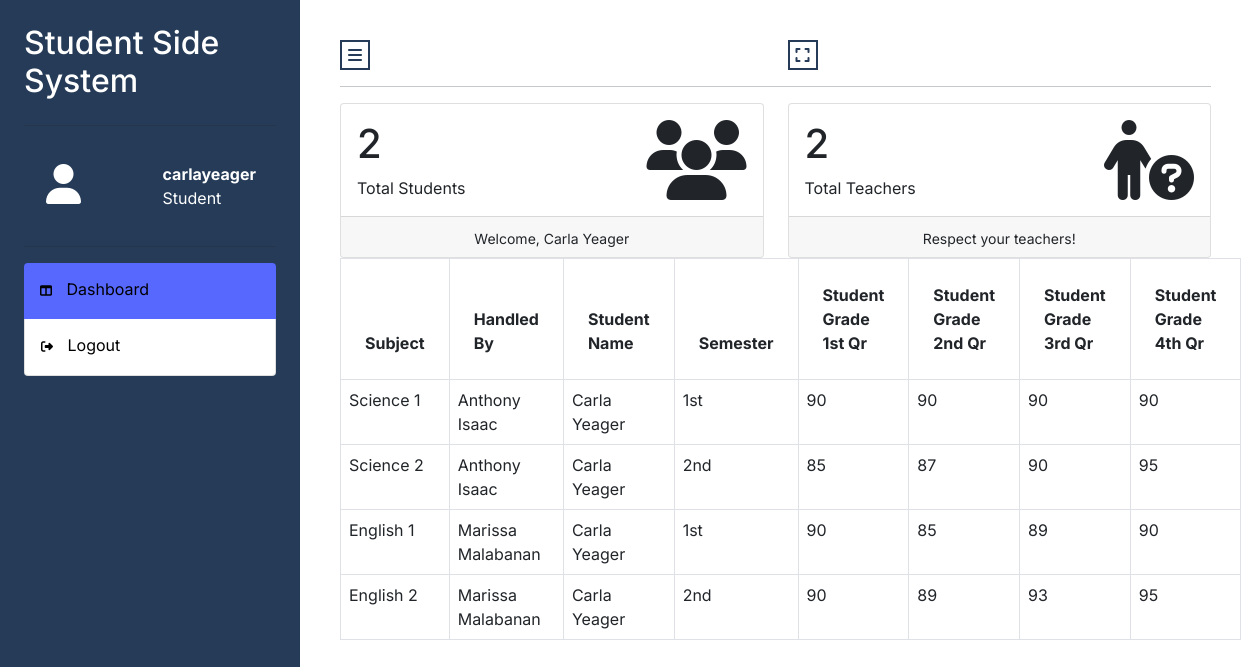
The page /studentside/dashboard.php (signed in) on the database its author committed.
### tables this page shows
CREATE TABLE `students` (
  `id` int(11) NOT NULL,
  `email` varchar(255) NOT NULL,
  `username` varchar(255) NOT NULL,
  `password` varchar(255) NOT NULL,
  `fullname` varchar(255) NOT NULL,
  `status` varchar(255) NOT NULL,
  `section` varchar(255) NOT NULL
);

CREATE TABLE `grades` (
  `id` int(11) NOT NULL,
  `studentname` varchar(255) NOT NULL,
  `subject` varchar(255) NOT NULL,
  `handledby` varchar(255) NOT NULL,
  `semester` varchar(255) NOT NULL,
  `studentg1stqr` int(11) NOT NULL,
  `studentg2ndqr` int(11) NOT NULL,
  `studentg3rdqr` int(11) NOT NULL,
  `studentg4thqr` int(11) NOT NULL
);

### assets/studentauth.php (called while the page is built)
<?php
$id = $_SESSION['id'];
$query = "SELECT * FROM students WHERE id = :id";
$statement = $conn->prepare($query);
$data = [':id' => $id];
$statement->execute($data);
$statement->setFetchMode(PDO::FETCH_OBJ);
$result = $statement->fetch();

### studentside/dashboard.php (the view, shortened to what this page needs)
<?php
include '../assets/actions.php';
include '../assets/studentauth.php';
$currentstudent = $result->fullname;
?>
<!DOCTYPE html>
<html lang="en">
<head>
    <link href="https://cdn.jsdelivr.net/npm/bootstrap@5.0.1/dist/css/bootstrap.min.css" rel="stylesheet" />
	<link rel="stylesheet" href="https://cdn.jsdelivr.net/npm/bootstrap-icons@1.3.0/font/bootstrap-icons.css" />
	<link href="https://unpkg.com/aos@2.3.1/dist/aos.css" rel="stylesheet" />
	<link rel="stylesheet" href="https://maxst.icons8.com/vue-static/landings/line-awesome/font-awesome-line-awesome/css/all.min.css" />
	<link rel="stylesheet" href="https://cdnjs.cloudflare.com/ajax/libs/font-awesome/6.2.0/css/all.min.css">
	<link rel="stylesheet" href="https://maxst.icons8.com/vue-static/landings/line-awesome/line-awesome/1.3.0/css/line-awesome.min.css" />
    <link rel = "stylesheet" href="https://cdn.datatables.net/1.10.21/css/dataTables.bootstrap4.min.css">
    <link rel="stylesheet" href="dashboard.css">
    <!DOCTYPE html>
</head>
<body>
    <div class="wrapper">
        <nav class="sidebar-wrapper" id="sb-wrapper">
            <div class="sidebar-contents m-4">
                <div class="sitebrand text-sm-left font-weight-bold">
                    <h1>Student Side System</h1>
                </div>
                <hr>
                <div class="sidebar-header d-flex justify-content-between">
                    <div class="user-pic">
                        <i class="fa-solid fa-user" style="font-size: 2.5rem;"></i>
                    </div>
                    <div class="user-info ">
                        <span class="user-name">
                            <strong><?= $result->username ?></strong>
                        </span>
                        <br>
                        <span class="user-role">Student</span>
                    </div>
                </div>
                <hr>
                <div class="sidebar-menu">
                    <ul class="list-group">
                        <li class="list-group-item active">
                            <a href="#">
                                <i class="fa-sharp fa-solid fa-table-columns"></i>
                                <span class="active">Dashboard</span>
                            </a>
                        </li>
                        <li class="list-group-item">
                            <a href="../assets/logout.php">
                                <i class="fa-sharp fa-solid fa-right-from-bracket"></i>
                                <span>Logout</span>
                            </a>
                        </li>
                    </ul>
                </div>
            </div>
        </nav>
        <main class="page-content" id="p-content">
            <div class="container-fluid">
                <div class="page-header row">
                    <div class="col-md-6">
                        <button class="fullscreen" onclick="myFunction()"><i class="fa-solid fa-bars"></i></button>
                    </div>
                    <div class="col-md-6">
                        <button class="fullscreen float-sm-right" onclick="openFullscreen();"><i class="fa-solid fa-expand"></i></button>
                    </div>
                </div>
                <hr>
                <div class="dashboard-content">
                    <div class="row ">
                        <div class="col align-middle">
                            <div class="card">
                                <div class="card-body d-flex justify-content-between">
                                    <div>
                                        <h1>
                                            <?php
                                            $total = "SELECT * FROM students";
                                            $statement = $conn->prepare($total);
                                            $statement->execute();
                                            $statement->setFetchMode(PDO::FETCH_OBJ);
                                            echo $count = $statement->rowCount();
                                            ?>
                                        </h1>
                                        <p class="card-text">Total Students</p>
                                    </div>
                                    <div>
                                        <i class="fa-sharp fa-solid fa-users" style="font-size:5rem;"></i>
                                    </div>
                                </div>
                                <div class="card-footer d-flex justify-content-around">
                                    <div>
                                        <small class="align-middle mr-3">Welcome, <?= $result->fullname ?></small>
                                    </div>
                                </div>
                            </div>
                        </div>
                        <div class="col align-middle">
                            <div class="card">
                                <div class="card-body d-flex justify-content-between">
                                    <div>
                                        <h1>
                                            <?php
                                            $total = "SELECT * FROM teachers";
                                            $statement = $conn->prepare($total);
                                            $statement->execute();
                                            $statement->setFetchMode(PDO::FETCH_OBJ);
                                            echo $count = $statement->rowCount();
                                            ?>
                                        </h1>
                                        <p class="card-text">Total Teachers</p>
                                    </div>
                                    <div>
                                        <i class="fa-sharp fa-solid fa-person-circle-question" style="font-size:5rem;"></i>
                                    </div>
                                </div>
                                <div class="card-footer d-flex justify-content-around">
                                    <div>
                                        <small class="align-middle mr-3">Respect your teachers!</small>
                                    </div>
                                </div>
                            </div>
                        </div>
                    </div>
                    <table id="daTable" class="table table-bordered">
                                <thead>
                                    <tr>
                                        <th class="p-4">Subject</th>
                                        <th class="p-4">Handled By</th>
                                        <th class="p-4">Student Name</th>
                                        <th class="p-4">Semester</th>
                                        <th class="p-4">Student Grade 1st Qr</th>
                                        <th class="p-4">Student Grade 2nd Qr</th>
                                        <th class="p-4">Student Grade 3rd Qr</th>
                                        <th class="p-4">Student Grade 4th Qr</th>
                                    </tr>
                                </thead>
                                <tbody>
                                    <?php
                                    $query = "SELECT * FROM grades WHERE studentname = '$currentstudent'";
                                    $statement = $conn->prepare($query);
                                    $statement->execute();
                                    $statement->setFetchMode(PDO::FETCH_OBJ);
                                    $result = $statement->fetchAll();
                                    if ($result) {
                                        foreach ($result as $row) {
                                    ?>
                                            <tr>
                                                <td><?= $row->subject ?></td>
                                                <td><?= $row->handledby ?></td>
                                                <td><?= $row->studentname ?></td>
                                                <td><?= $row->semester ?></td>
                                                <td><?= $row->studentg1stqr ?></td>
                                                <td><?= $row->studentg2ndqr ?></td>
                                                <td><?= $row->studentg3rdqr ?></td>
                                                <td><?= $row->studentg4thqr ?></td>
                                            </tr>
                                    <?php }
                                    }
                                    ?>
                                </tbody>
                            </table>
                </div>
            </div>
        </main>
    </div>
</body>
</html>

### studentside/dashboard.css (style rules this page uses)
* { font-family: 'Inter', sans-serif; }
.sidebar-wrapper { background: rgb(37, 59, 88); position:fixed; top: 0; left: 0; width: 300px; height: 100%; transition: 300ms; display: block; opacity: 1; z-index: 1000!important; }
.sitebrand { display: flex; align-items: center; color: white; box-shadow: 1px black; }
.sitebrand h1 { font-size: 2rem; }
.sidebar-header { padding: 20px; overflow: hidden; color: white; }
.sidebar-header i { float: left; width: 60px; padding: 2px; border-radius: 12px; margin-right: 15px; overflow: hidden; object-fit: cover; height: 100%; width: 100%; }
.sidebar-header .user-info { float: left; display: block; }
.sidebar-menu { padding-bottom: 10px; font-size: 1rem; }
.sidebar-menu ul { list-style:none; list-style-type: none; }
.sidebar-menu li a { display: inline-block; width: 100%; text-decoration: none; padding: 5px 3px 5px 0px; color: black; }
.sidebar-menu li i { margin-right: 10px; font-size: 12px; line-height: 30px; text-align: center; border-radius: 4px; }
.sidebar-menu li { transition: 300ms; }
li.active { background-color: rgb(87, 104, 255)!important; border: rgb(87, 104, 255)!important; }
.fullscreen { border: 2px solid rgb(37, 59, 88); color: rgb(37, 59, 88); background: transparent; }
.page-content { display: inline-block; width: 100%; padding-left: 300px; padding-top: 20px; transition: 100ms; }
.page-content > div { padding: 20px 40px; }

### rows shown on the page
students: username "carlayeager", fullname "Carla Yeager"
grades: subject "Science 1", handledby "Anthony Isaac", studentname "Carla Yeager", semester "1st", studentg1stqr "90", studentg2ndqr "90", studentg3rdqr "90", studentg4thqr "90"
grades: subject "Science 2", handledby "Anthony Isaac", studentname "Carla Yeager", semester "2nd", studentg1stqr "85", studentg2ndqr "87", studentg3rdqr "90", studentg4thqr "95"
grades: subject "English 1", handledby "Marissa Malabanan", studentname "Carla Yeager", semester "1st", studentg1stqr "90", studentg2ndqr "85", studentg3rdqr "89", studentg4thqr "90"
grades: subject "English 2", handledby "Marissa Malabanan", studentname "Carla Yeager", semester "2nd", studentg1stqr "90", studentg2ndqr "89", studentg3rdqr "93", studentg4thqr "95"

### other values the page prints
$count = $statement->rowCount() "2"
